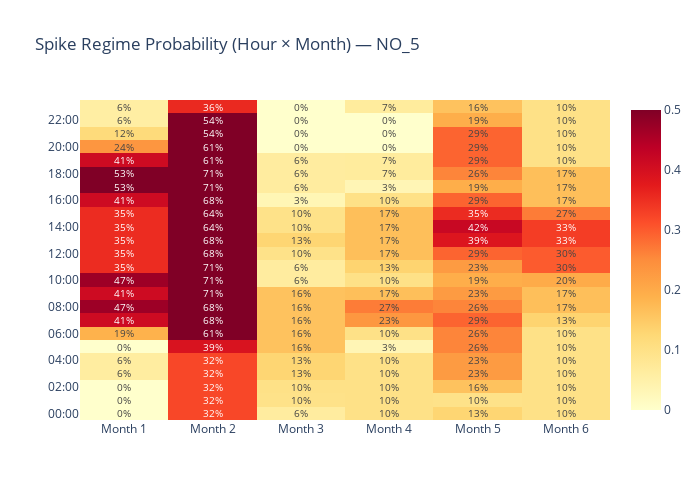

The code cell stored with this chart in its notebook:
### Code cell
# Regime probability heatmap (hour \u00d7 month) for insight zone
if INSIGHT_ZONE in regime_results:
    rr = regime_results[INSIGHT_ZONE]
    prices = rr["prices"]
    regime = rr["regime"]
    high_regime = np.argmax(rr["regime_means"])

    regime_series = pd.Series(regime, index=prices.index)
    is_spike = (regime_series == high_regime).astype(float)

    # Hour \u00d7 Month heatmap
    hm_df = pd.DataFrame({
        "hour": is_spike.index.hour,
        "month": is_spike.index.month,
        "is_spike": is_spike.values,
    })
    pivot_hm = hm_df.pivot_table(index="hour", columns="month", values="is_spike", aggfunc="mean")

    fig = go.Figure(data=go.Heatmap(
        z=pivot_hm.values,
        x=[f"Month {m}" for m in pivot_hm.columns],
        y=[f"{h:02d}:00" for h in pivot_hm.index],
        colorscale="YlOrRd",
        zmin=0, zmax=0.5,
        text=pivot_hm.values.round(2),
        texttemplate="%{text:.0%}",
    ))
    fig.update_layout(
        title=f"Spike Regime Probability (Hour \u00d7 Month) \u2014 {INSIGHT_ZONE}",
        height=500, width=700,
    )
    fig.show()

### Figure 1 — Plotly figure (JSON) as saved in the notebook; plotly's stock layout.template omitted (floating-point values rounded to 4 significant figures; data arrays with more than 128 entries replaced by an {"elided": "..."} marker saying what was removed)
{"data": [{"colorscale": [[0, "rgb(255,255,204)"], [0.125, "rgb(255,237,160)"], [0.25, "rgb(254,217,118)"], [0.375, "rgb(254,178,76)"], [0.5, "rgb(253,141,60)"], [0.625, "rgb(252,78,42)"], [0.75, "rgb(227,26,28)"], [0.875, "rgb(189,0,38)"], [1, "rgb(128,0,38)"]], "text": {"elided": "24x6 float values"}, "texttemplate": "%{text:.0%}", "type": "heatmap", "x": ["Month 1", "Month 2", "Month 3", "Month 4", "Month 5", "Month 6"], "y": ["00:00", "01:00", "02:00", "03:00", "04:00", "05:00", "06:00", "07:00", "08:00", "09:00", "10:00", "11:00", "12:00", "13:00", "14:00", "15:00", "16:00", "17:00", "18:00", "19:00", "20:00", "21:00", "22:00", "23:00"], "z": {"elided": "24x6 float values"}, "zmax": 0.5, "zmin": 0}], "layout": {"height": 500, "title": {"text": "Spike Regime Probability (Hour × Month) — NO_5"}, "width": 700}}
